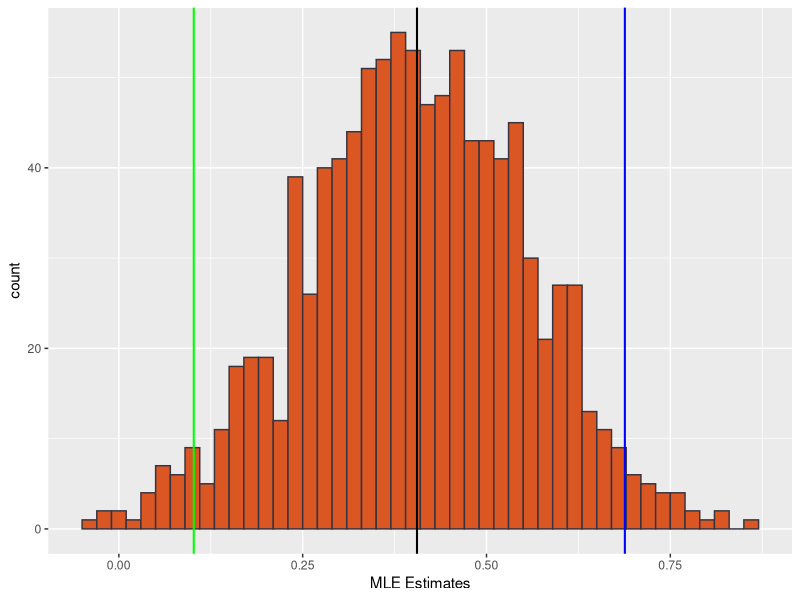
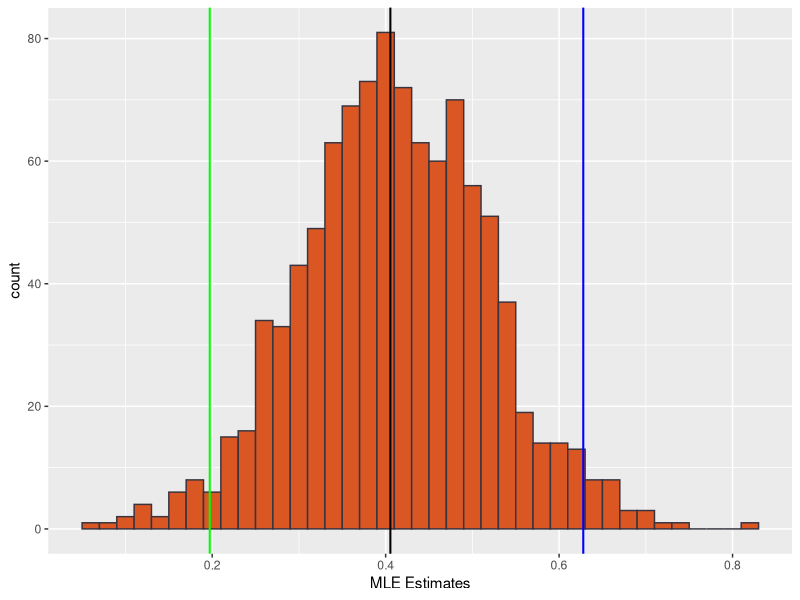
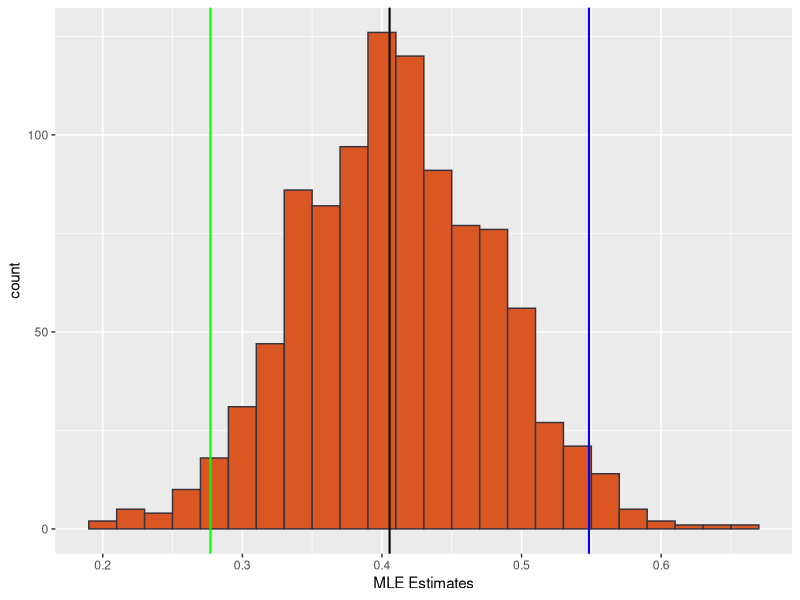

Reproduce these figures in R, in order.
## ---- chunk 1
knitr::opts_chunk$set(echo = TRUE,warning = FALSE)
## ---- chunk 2
library(tidyverse)
library(dplyr)
library(ggplot2)
## ---- chunk 3
ll = function(log_al, x, si){
  log_like = sum(log(dgamma(x, shape = exp(log_al), scale = si)))
  return(-log_like)
}

MyMLE = function(x, si){
  log_al_initial_guess = log(mean(x)^2/var(x))
  estimator = optim(log_al_initial_guess,ll, x = x, si = si)
  log_al_hat = estimator$par
  return(log_al_hat)
} 

## ---- chunk 4
estimate = function(n,al,si){
  estimates = c()
  for (i in 1:1000){
    samples = rgamma(n,shape = al,scale = si)
    estimates = append(estimates, MyMLE(x = samples, si = si))
  }
  return(estimates)
}
## ---- chunk 5
n = 20
al = 1.5
si = 2.2

est_MLE = tibble(estimate(n = n, al = al, si = si))
colnames(est_MLE) = c("MLE Estimates")

plt = ggplot(est_MLE,aes(`MLE Estimates`))
plt = plt+geom_histogram(fill = "#DA5724",color = "#38333E",binwidth = 0.02)
plt = plt+geom_vline(xintercept = log(al),
              size = 0.7,color = "black")


percentile_2.5 = quantile(est_MLE$`MLE Estimates`, probs = 0.025)

percentile_97.5 = quantile(est_MLE$`MLE Estimates`, probs = 0.975) 
plt = plt+geom_vline(xintercept = percentile_2.5,
                     size = 0.7,color = "green")
plt = plt+geom_vline(xintercept = percentile_97.5,
                     size = 0.7,color = "blue")
plt
gap1 = as.numeric(percentile_97.5) - as.numeric(percentile_2.5)
gap1
## ---- chunk 6
n = 40
al = 1.5
si = 2.2

est_MLE = tibble(estimate(n = n, al = al, si = si))
colnames(est_MLE) = c("MLE Estimates")

plt = ggplot(est_MLE,aes(`MLE Estimates`))
plt = plt+geom_histogram(fill = "#DA5724",color = "#38333E",binwidth = 0.02)
plt = plt+geom_vline(xintercept = log(al),
              size = 0.7,color = "black")


percentile_2.5 = quantile(est_MLE$`MLE Estimates`, probs = 0.025)

percentile_97.5 = quantile(est_MLE$`MLE Estimates`, probs = 0.975) 
plt = plt+geom_vline(xintercept = percentile_2.5,
                     size = 0.7,color = "green")
plt = plt+geom_vline(xintercept = percentile_97.5,
                     size = 0.7,color = "blue")
plt
gap2 = as.numeric(percentile_97.5) - as.numeric(percentile_2.5)
gap2
## ---- chunk 7
n = 100
al = 1.5
si = 2.2

est_MLE = tibble(estimate(n = n, al = al, si = si))
colnames(est_MLE) = c("MLE Estimates")

plt = ggplot(est_MLE,aes(`MLE Estimates`))
plt = plt+geom_histogram(fill = "#DA5724",color = "#38333E",binwidth = 0.02)
plt = plt+geom_vline(xintercept = log(al),
              size = 0.7,color = "black")


percentile_2.5 = quantile(est_MLE$`MLE Estimates`, probs = 0.025)

percentile_97.5 = quantile(est_MLE$`MLE Estimates`, probs = 0.975) 
plt = plt+geom_vline(xintercept = percentile_2.5,
                     size = 0.7,color = "green")
plt = plt+geom_vline(xintercept = percentile_97.5,
                     size = 0.7,color = "blue")
plt
gap3 = as.numeric(percentile_97.5) - as.numeric(percentile_2.5)
gap3
## ---- chunk 8
gap1
gap2
gap3
